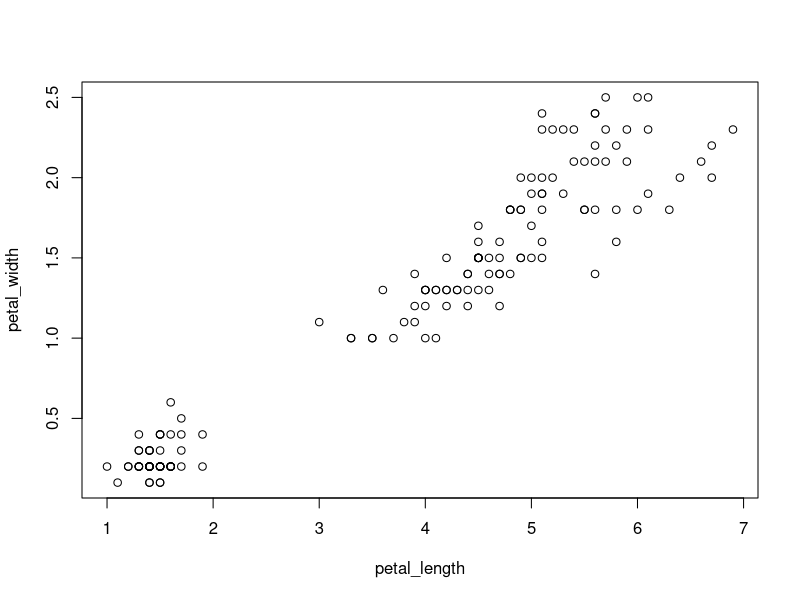
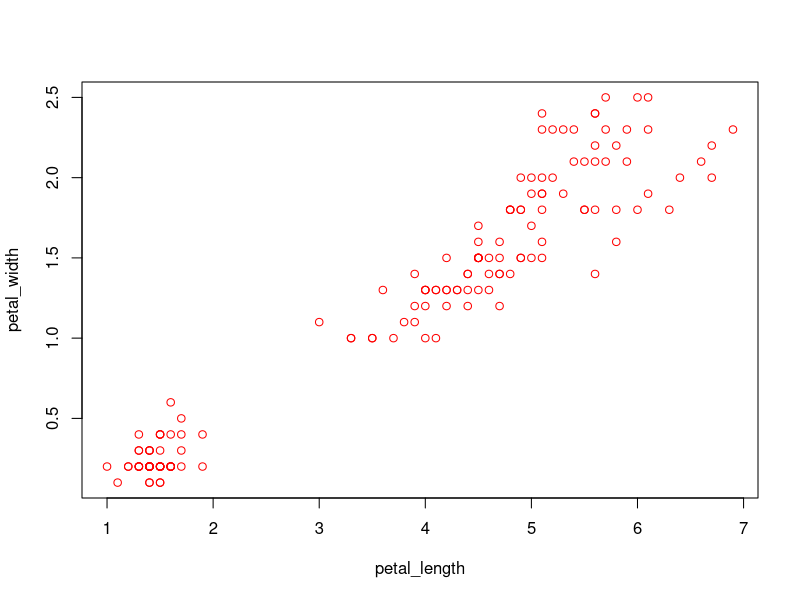

These figures' R source, in order:
# load and attach packages
library(datasets)
library(graphics)

# load example data
iris <- datasets::iris

# do something with the code
petal_length <- iris$Petal.Length

petal_width <- iris$Petal.Width

plot(petal_length, petal_width)

# have the other person change this line to pch = 1 and col = "red"
plot(petal_length, petal_width, pch = 1, col = "red")
